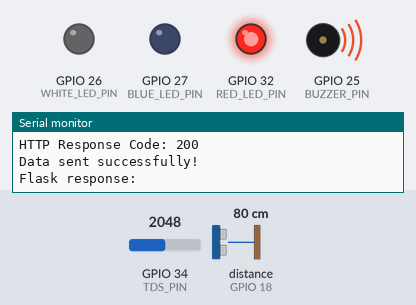
The sketch below on a simulated ESP32. Shown: output pins drawn as LEDs (lit = HIGH), buzzer (waves = sounding, pin HIGH), the last lines printed to the serial monitor. Wiring (inferred from the names in the program): ultrasonic range finder: trigger GPIO 23; echo GPIO 18. The test bench sets the inputs (shaded band); at power-on: distance to the obstacle (sensor on GPIO 18) 80 cm, GPIO 34 (TDS_PIN) = 2048 (analog values on the 0–4095 scale). The echo pulse lasts 58.3 µs per cm; WiFi joins after 1.5 s; servers stay silent unless stated; uploads are accepted with an empty reply; pins used as bus, display or sensor lines are not drawn.

Above: at 2.7 s.
2.8 s: distance to the obstacle (sensor on GPIO 18) set to 2 cm
At 7.9 s:
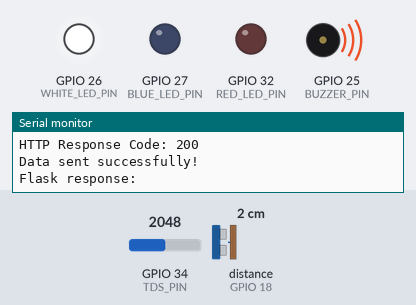
8.2 s: GPIO 34 (TDS_PIN) set to 1717
13.1 s: GPIO 34 (TDS_PIN) set to 1593
At 18.3 s:
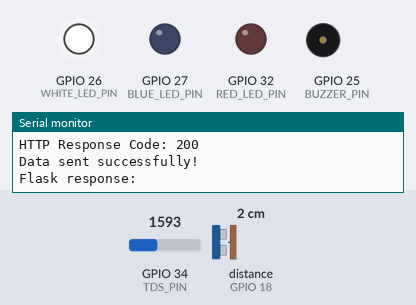
18.6 s: distance to the obstacle (sensor on GPIO 18) set to 9 cm
At 23.1 s:
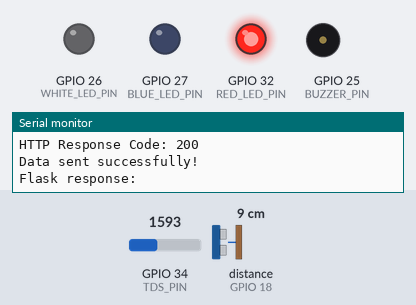
23.8 s: distance to the obstacle (sensor on GPIO 18) set to 4 cm
At 28.8 s:
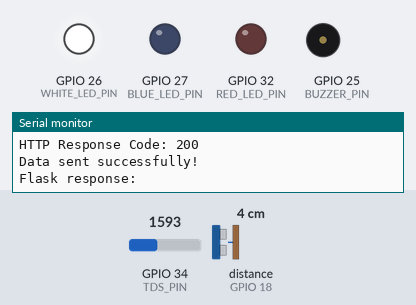
29.1 s: distance to the obstacle (sensor on GPIO 18) set to 18 cm
At 33.5 s:
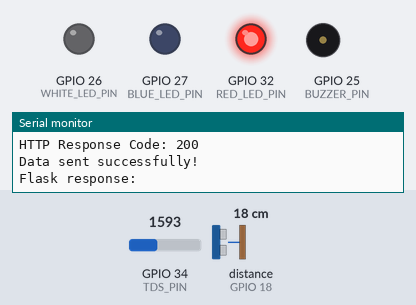
Timing chart, 0 to 35.0 s (numbered marks = the images above; inputs shaded):
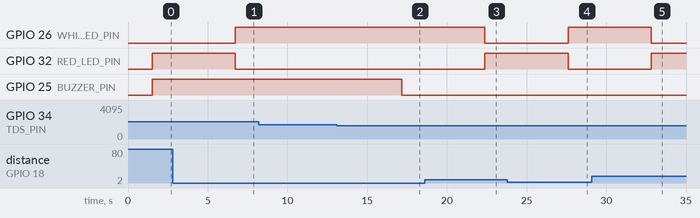

The sketch:

hardware_setup_ground_water_monitoring.ino
```cpp
#include <WiFi.h>
#include <HTTPClient.h>

// =====================================================
// PIN DEFINITIONS
// =====================================================

#define TDS_PIN 34
#define TRIG_PIN 23
#define ECHO_PIN 18

#define BUZZER_PIN 25
#define WHITE_LED_PIN 26
#define BLUE_LED_PIN 27
#define RED_LED_PIN 32

const float LOW_WATER_LEVEL = 2.0;
const float MEDIUM_WATER_LEVEL = 3.5;
const float HIGH_TDS = 500.0;

// =====================================================
// WATER TANK / WELL DEPTH
// =====================================================

// Total depth of your prototype in centimeters
const float WELL_DEPTH_CM = 10.0;


// =====================================================
// WIFI
// =====================================================

const char* WIFI_SSID = "Max";
const char* WIFI_PASSWORD = "maxiii_007";

// IP address of the laptop running Flask
// Example:
// http://10.25.91.247:5000/data

const char* serverURL = "http://10.25.91.247:5000/data";


// =====================================================
// TDS CALCULATION
// =====================================================

// Assuming water temperature is 25°C for now
const float WATER_TEMPERATURE = 25.0;


// =====================================================
// SEND DATA TO FLASK
// =====================================================

void sendData(float waterLevel, float tdsValue)
{
    // Check Wi-Fi connection
    if (WiFi.status() == WL_CONNECTED)
    {
        HTTPClient http;

        // Connect to Flask server
        http.begin(serverURL);

        // Tell Flask that we are sending JSON
        http.addHeader("Content-Type", "application/json");


        // -------------------------------------------------
        // CREATE JSON DATA
        // -------------------------------------------------

        String jsonData = "{";

        jsonData += "\"village\":\"Village A\",";
        jsonData += "\"well\":\"Well 1\",";
        jsonData += "\"water_level\":";
        jsonData += String(waterLevel, 2);
        jsonData += ",";

        jsonData += "\"tds\":";
        jsonData += String(tdsValue, 0);

        jsonData += "}";


        // -------------------------------------------------
        // DISPLAY DATA BEING SENT
        // -------------------------------------------------

        Serial.println();
        Serial.println("Sending data to Flask:");
        Serial.println(jsonData);


        // -------------------------------------------------
        // SEND HTTP POST REQUEST
        // -------------------------------------------------

        int httpResponseCode = http.POST(jsonData);

        Serial.print("HTTP Response Code: ");
        Serial.println(httpResponseCode);


        // -------------------------------------------------
        // CHECK RESPONSE
        // -------------------------------------------------

        if (httpResponseCode > 0)
        {
            Serial.println("Data sent successfully!");

            String response = http.getString();

            Serial.println("Flask response:");
            Serial.println(response);
        }
        else
        {
            Serial.print("Error sending data: ");
            Serial.println(httpResponseCode);
        }


        // Close HTTP connection
        http.end();
    }
    else
    {
        Serial.println("Wi-Fi disconnected!");
    }
}


// =====================================================
// READ TDS AND CALCULATE PPM
// =====================================================

float readTDS()
{
    // Read raw ADC value from TDS sensor
    int rawADC = analogRead(TDS_PIN);


    // Convert ADC value to voltage
    float voltage = (rawADC * 3.3) / 4095.0;


    // -------------------------------------------------
    // TEMPERATURE COMPENSATION
    // -------------------------------------------------

    float compensationCoefficient =
        1.0 + 0.02 * (WATER_TEMPERATURE - 25.0);

    float compensatedVoltage =
        voltage / compensationCoefficient;


    // -------------------------------------------------
    // TDS CALCULATION
    // -------------------------------------------------

    float tdsValue =
        (133.42 * compensatedVoltage * compensatedVoltage * compensatedVoltage
        - 255.86 * compensatedVoltage * compensatedVoltage
        + 857.39 * compensatedVoltage)
        * 0.5;


    // Prevent negative values
    if (tdsValue < 0)
    {
        tdsValue = 0;
    }


    return tdsValue;
}


// =====================================================
// READ ULTRASONIC SENSOR
// =====================================================

float readDistanceCM()
{
    // Send trigger pulse
    digitalWrite(TRIG_PIN, LOW);
    delayMicroseconds(2);

    digitalWrite(TRIG_PIN, HIGH);
    delayMicroseconds(10);

    digitalWrite(TRIG_PIN, LOW);


    // Measure echo pulse duration
    long duration = pulseIn(
        ECHO_PIN,
        HIGH,
        30000
    );


    // If no echo is received
    if (duration == 0)
    {
        return -1;
    }


    // Calculate distance in centimeters
    float distance =
        duration * 0.0343 / 2.0;


    return distance;
}

// =====================================================
// WARNING SYSTEM
// =====================================================

void updateWarnings(float waterLevel, float tdsValue)
{
    // Turn all water-level LEDs OFF first
    digitalWrite(WHITE_LED_PIN, LOW);
    digitalWrite(BLUE_LED_PIN, LOW);
    digitalWrite(RED_LED_PIN, LOW);

    // -----------------------------------------------
    // WATER LEVEL INDICATION
    // -----------------------------------------------

    if (waterLevel >= MEDIUM_WATER_LEVEL)
    {
        // Normal water level
        digitalWrite(WHITE_LED_PIN, HIGH);
    }
    else if (waterLevel > LOW_WATER_LEVEL)
    {
        // Medium / warning level
        digitalWrite(BLUE_LED_PIN, HIGH);
    }
    else
    {
        // Low / critical level
        digitalWrite(RED_LED_PIN, HIGH);
    }

    // -----------------------------------------------
    // TDS WARNING
    // -----------------------------------------------

    if (tdsValue > HIGH_TDS)
    {
        digitalWrite(BUZZER_PIN, HIGH);
    }
    else
    {
        digitalWrite(BUZZER_PIN, LOW);
    }
}

// =====================================================
// SETUP
// =====================================================

void setup()
{
    Serial.begin(115200);


    // -------------------------------------------------
    // ULTRASONIC SENSOR
    // -------------------------------------------------

    pinMode(TRIG_PIN, OUTPUT);
    pinMode(ECHO_PIN, INPUT);

    pinMode(BUZZER_PIN, OUTPUT);
    pinMode(WHITE_LED_PIN, OUTPUT);
    pinMode(BLUE_LED_PIN, OUTPUT);
    pinMode(RED_LED_PIN, OUTPUT);

    // Start with everything OFF
    digitalWrite(BUZZER_PIN, LOW);
    digitalWrite(WHITE_LED_PIN, LOW);
    digitalWrite(BLUE_LED_PIN, LOW);
    digitalWrite(RED_LED_PIN, LOW);


    // -------------------------------------------------
    // ESP32 ADC
    // -------------------------------------------------

    analogReadResolution(12);

    analogSetPinAttenuation(
        TDS_PIN,
        ADC_11db
    );


    // -------------------------------------------------
    // STARTUP MESSAGE
    // -------------------------------------------------

    Serial.println();
    Serial.println("================================");
    Serial.println("  Groundwater Monitoring System");
    Serial.println("================================");


    // -------------------------------------------------
    // CONNECT TO WI-FI
    // -------------------------------------------------

    WiFi.begin(
        WIFI_SSID,
        WIFI_PASSWORD
    );

    Serial.print("Connecting to Wi-Fi");


    while (WiFi.status() != WL_CONNECTED)
    {
        delay(500);
        Serial.print(".");
    }


    Serial.println();
    Serial.println("Wi-Fi connected!");

    Serial.print("ESP32 IP: ");
    Serial.println(WiFi.localIP());
}


// =====================================================
// MAIN LOOP
// =====================================================

void loop()
{
    // =================================================
    // READ TDS
    // =================================================

    int rawTDS = analogRead(TDS_PIN);


    // Calculate sensor voltage
    float voltage =
        (rawTDS * 3.3) / 4095.0;


    // Calculate TDS in ppm
    float tdsValue = readTDS();


    // =================================================
    // READ WATER LEVEL
    // =================================================

    float distance = readDistanceCM();

    float waterLevel = -1;


    if (distance >= 0)
    {
        // Calculate water level
        waterLevel =
            WELL_DEPTH_CM - distance;


        // Prevent negative water level
        if (waterLevel < 0)
        {
            waterLevel = 0;
        }


        // Prevent water level exceeding tank depth
        if (waterLevel > WELL_DEPTH_CM)
        {
            waterLevel = WELL_DEPTH_CM;
        }
    }

    // =================================================
    // UPDATE WARNING SYSTEM
// =================================================

    if (waterLevel >= 0)
    {
        updateWarnings(waterLevel, tdsValue);
    }
    else
    {
      // No valid water-level reading
        digitalWrite(WHITE_LED_PIN, LOW);
        digitalWrite(BLUE_LED_PIN, LOW);
        digitalWrite(RED_LED_PIN, LOW);

        if (tdsValue > HIGH_TDS)
        {
            digitalWrite(BUZZER_PIN, HIGH);
        }
        else
        {
            digitalWrite(BUZZER_PIN, LOW);
        }
    }

    // =================================================
    // DISPLAY SENSOR DATA
    // =================================================

    Serial.println();
    Serial.println("-----------------------------------");

    Serial.print("TDS Raw ADC : ");
    Serial.println(rawTDS);

    Serial.print("TDS Voltage : ");
    Serial.print(voltage, 3);
    Serial.println(" V");

    Serial.print("TDS : ");
    Serial.print(tdsValue, 0);
    Serial.println(" ppm");


    // Display only WATER LEVEL
    if (waterLevel >= 0)
    {
        Serial.print("Water Level : ");
        Serial.print(waterLevel, 1);
        Serial.println(" cm");
    }
    else
    {
        Serial.println("Water Level : No reading");
    }

    Serial.println("-----------------------------------");


    // =================================================
    // SEND DATA TO FLASK
    // =================================================

    if (waterLevel >= 0)
    {
        // Convert centimeters to metres by scaling
        float waterLevelMeters =
            waterLevel ;


        sendData(
            waterLevelMeters,
            tdsValue
        );
    }


    // =================================================
    // WAIT 5 SECONDS
    // =================================================

    delay(5000);
}
```

Measured:
- the behaviour switches between 1649 and 1648 on GPIO 34 (TDS_PIN) (found by bisection; images 1 and 2)
- after the input at 2.8 s, GPIO 26 (WHITE_LED_PIN): LOW → HIGH after 3.9 s; GPIO 32 (RED_LED_PIN): HIGH → LOW after 3.9 s
- after the input at 13.1 s, GPIO 25 (BUZZER_PIN): HIGH → LOW after 4.1 s
- after the input at 18.6 s, GPIO 26 (WHITE_LED_PIN): HIGH → LOW after 3.8 s; GPIO 32 (RED_LED_PIN): LOW → HIGH after 3.8 s
- after the input at 23.8 s, GPIO 26 (WHITE_LED_PIN): LOW → HIGH after 3.8 s; GPIO 32 (RED_LED_PIN): HIGH → LOW after 3.8 s
- after the input at 29.1 s, GPIO 26 (WHITE_LED_PIN): HIGH → LOW after 3.7 s; GPIO 32 (RED_LED_PIN): LOW → HIGH after 3.7 s
